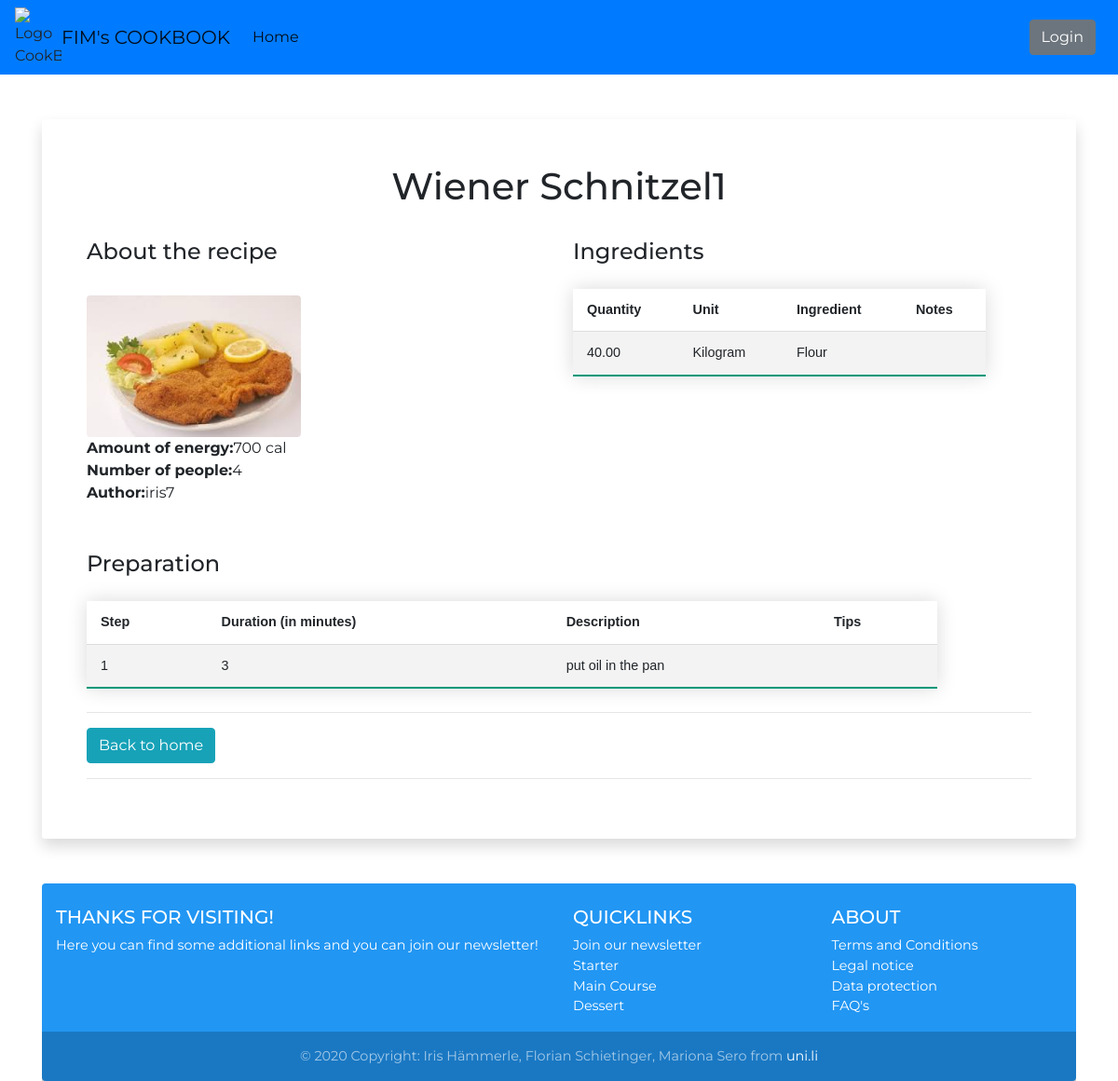
/viewrecipe/5, run on an earlier commit of the app's database.
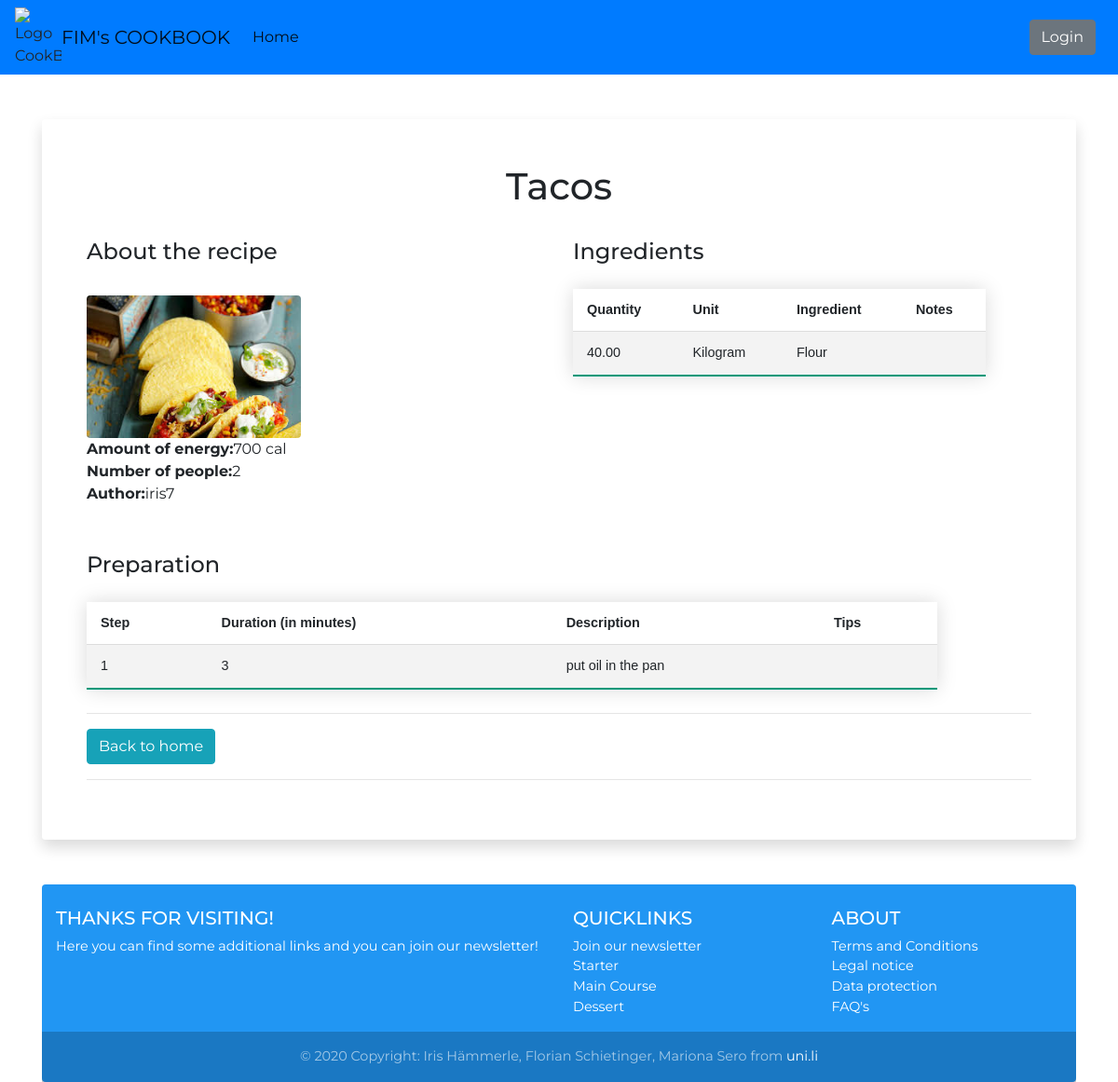
And on a later commit of the database.
### myRecipeApp/models.py (models this page shows, shortened)
class Recipe(models.Model):
    RecipeId = models.BigAutoField(primary_key=True,
                                   verbose_name="Unique RecipeId"
                                   )
    RecipeName = models.CharField(verbose_name="Recipe Name",
                                  max_length=300
                                  )
    Picture = models.ImageField(verbose_name="Recipe Picture",
                                blank=True,
                                upload_to="upload/"
                                )
    UserId = models.ForeignKey(settings.AUTH_USER_MODEL,
                               verbose_name="Author",
                               on_delete=models.PROTECT
                               )
    Energy = models.PositiveIntegerField(verbose_name="Calories",
                                         blank=True)
    UnitId = models.ForeignKey(Unit,
                               verbose_name="Unit of Energy",
                               on_delete=models.PROTECT
                               )
    NumberPeople = models.PositiveSmallIntegerField(verbose_name="Number of People",
                                                    blank=True)

### myRecipeApp/views.py (the view)
# urls.py: path('viewrecipe/<int:recipe_id>', recipe_details_view, name='view-recipe'),
def recipe_details_view(request, recipe_id=None):
    """This function is used to view the final versions of the recipes created by the users"""
    recipe = None
    if not recipe_id is None:
        recipe = Recipe.objects.get(RecipeId=recipe_id)
    context = {
        "recipe": recipe
    }
    return render(request, "details_view_recipe.html", context)

### myRecipeApp/models.py (called while the page is built)
    def __str__(self):  # to make it more readable in the admin panel (shows name instead of PK)
        return self.Name

### myUnitApp/models.py (called while the page is built)
    def __str__(self):  # to make it more readable in the admin panel (shows name instead of PK)
        return self.Name

### myRecipeApp/templates/details_view_recipe.html (shortened to what this page needs)
{% extends 'base.html' %}
{% block titleContent %}
    <h1 class="title text-center h1">{{ recipe.RecipeName }}</h1>
{% endblock %}
{% block mainContent %}
    <div class="row">
        <div class="col-sm-6">
            <h4>About the recipe</h4>
            <br>
            <table class="styled-table " style="width:90%">
                {% if recipe.Picture  %}
                <img class="img-responsive img-circle rounded" src="{{ recipe.Picture.url }}" alt="Picture from recipe" style="max-width: 230px;"/>
                {% else %}
                    {% load static %}
                {% endif %}
                <br>
                <h8><b>Amount of energy:</b></h8>
                <br>
                <h8><b>Number of people:</b></h8>
                <br>
                <h8><b>Author:</b></h8>
            </table>
        </div>
        <div class="col-sm-6">
            <h4>Ingredients</h4>
            {% if recipe.ingredient_set.all.count > 0 %}
                <table class="styled-table" style="width:90%">
                    <tr>
                        <th>Quantity</th>
                        <th>Unit</th>
                        <th>Ingredient</th>
                        <th>Notes</th>
                    </tr>
                    {% for field in recipe.ingredient_set.all %}
                        <tr id="{{ field.IngredientId }}">
                            <td>{{ field.Quantity }}</td>
                            <td>{{ field.UnitId }}</td>
                            <td>{{ field.FoodItemId }}</td>
                            <td>{{ field.Note }}</td>
                        </tr>
                    {% endfor %}
                </table>
            {% endif %}
        </div>
    </div>
    <h4>Preparation</h4>
    {% if recipe.recipesteps_set.all.count > 0 %}
        <table class="styled-table" style="width:90%">
            <tr>
                <th>Step</th>
                <th>Duration (in minutes)</th>
                <th>Description</th>
                <th>Tips</th>
                {% for field in recipe.recipesteps_set.all %}
                    <tr id="{{ field.RatingId }}">
                        <td>{{ field.StepNo }}</td>
                        <td>{{ field.Duration }}</td>
                        <td>{{ field.Description }}</td>
                        <td>{{ field.Tips }}</td>
                    </tr>
                {% endfor %}
        </table>
    {% endif %}
    <hr>
    <form action="/home">
        <input class="btn btn-info" type="submit" class="btn btn-info" value="Back to home"/>
    </form>
{% endblock %}

What changed in the data, as far as the page shows it:
changed Recipe: RecipeName "Wiener Schnitzel1" → "Tacos"; Picture: a different picture
Also different on the page:
text written by a page script: "700 cal 4 iris7" → "700 cal 2 iris7"
